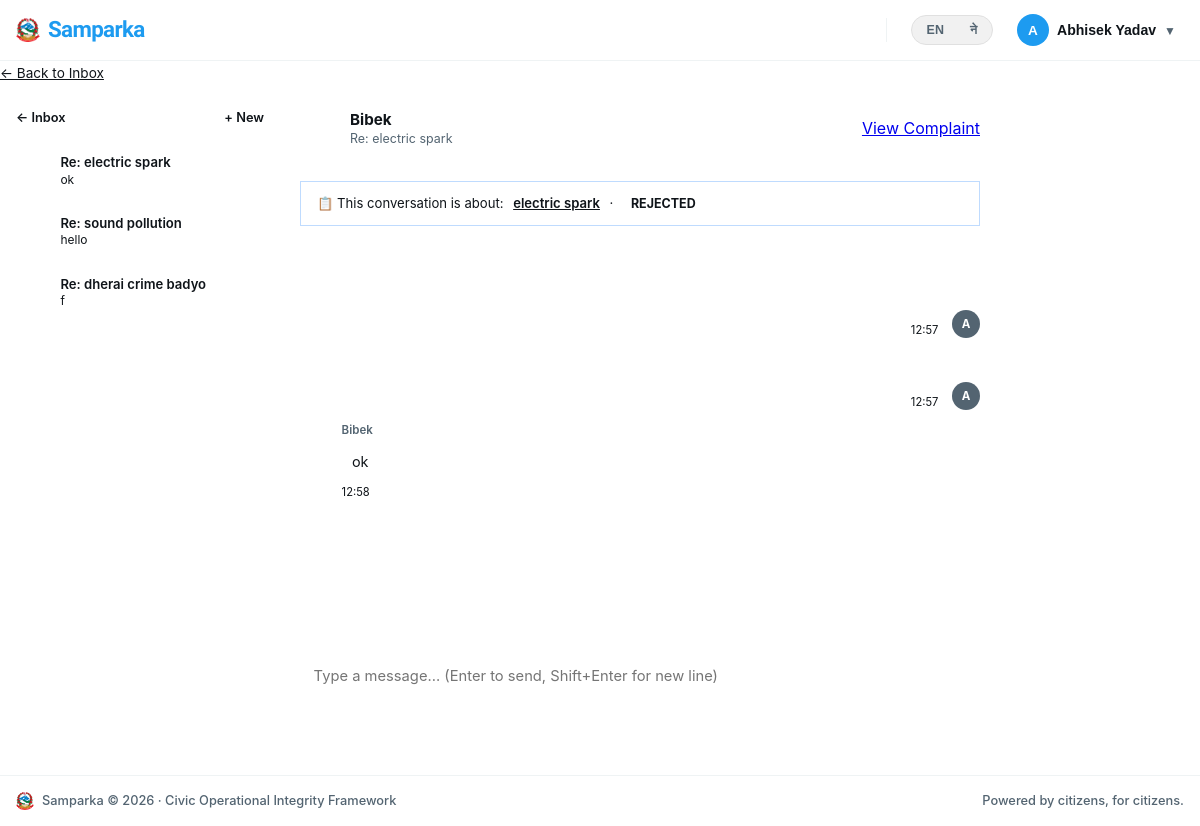
Screenshot of /messages/4/ (signed in) with the database file from the repository.
### accounts/models.py (models this page shows, shortened)
class User(AbstractUser):
    avatar = models.ImageField(upload_to='avatars/', null=True, blank=True)
    bio = models.TextField(max_length=300, blank=True)
    district = models.CharField(max_length=100, blank=True)
    ward = models.CharField(max_length=100, blank=True)
    phone = models.CharField(max_length=15, blank=True)
    is_verified = models.BooleanField(default=False)
    role = models.CharField(          # ← now inside the class
        max_length=20,
        choices=ROLE_CHOICES,
        default="user"
    )
    @property
    def display_name(self):
        if self.first_name:
            return f"{self.first_name} {self.last_name}".strip()
        return self.username

### messaging/models.py (models this page shows, shortened)
class Conversation(models.Model):
    participant_citizen = models.ForeignKey(
        settings.AUTH_USER_MODEL,
        on_delete=models.CASCADE,
        related_name='citizen_conversations'
    )
    participant_staff = models.ForeignKey(
        settings.AUTH_USER_MODEL,
        on_delete=models.CASCADE,
        related_name='staff_conversations'
    )
    complaint = models.ForeignKey(
        'complaints.Complaint',
        on_delete=models.SET_NULL,
        null=True, blank=True,
        related_name='conversations'
    )
    subject = models.CharField(max_length=200, blank=True)
    is_closed = models.BooleanField(default=False)
    created_at = models.DateTimeField(auto_now_add=True)
    updated_at = models.DateTimeField(auto_now=True)
    class Meta:
        ordering = ['-updated_at']
    def get_other_participant(self, user):
        if user == self.participant_citizen:
            return self.participant_staff
        return self.participant_citizen
    def last_message(self):
        return self.messages.order_by('-created_at').first()

class Message(models.Model):
    conversation = models.ForeignKey(
        Conversation,
        on_delete=models.CASCADE,
        related_name='messages'
    )
    sender = models.ForeignKey(
        settings.AUTH_USER_MODEL,
        on_delete=models.CASCADE,
        related_name='sent_messages'
    )
    body = models.TextField(max_length=2000)
    is_read = models.BooleanField(default=False)
    created_at = models.DateTimeField(auto_now_add=True)
    class Meta:
        ordering = ['created_at']

### complaints/models.py (models this page shows, shortened)
class Complaint(models.Model):
    STATUS_PENDING = 'pending'
    STATUS_VERIFIED = 'verified'
    STATUS_IN_PROGRESS = 'in_progress'
    STATUS_SOLVED = 'solved'
    STATUS_REJECTED = 'rejected'
    STATUS_CHOICES = [
        (STATUS_PENDING, _('Pending')),
        (STATUS_VERIFIED, _('Verified')),
        (STATUS_IN_PROGRESS, _('In Progress')),
        (STATUS_SOLVED, _('Solved')),
        (STATUS_REJECTED, _('Rejected')),
    ]
    STATUS_COLORS = {
        STATUS_PENDING: '#F59E0B',
        STATUS_VERIFIED: '#3B82F6',
        STATUS_IN_PROGRESS: '#8B5CF6',
        STATUS_SOLVED: '#10B981',
        STATUS_REJECTED: '#EF4444',
    }
    PRIORITY_CHOICES = [
        ('low', _('Low')),
        ('medium', _('Medium')),
        ('high', _('High')),
        ('urgent', _('Urgent')),
    ]
    priority = models.CharField(max_length=10, choices=PRIORITY_CHOICES, default='medium')
    due_date = models.DateField(null=True, blank=True)
    author = models.ForeignKey(settings.AUTH_USER_MODEL, on_delete=models.CASCADE, related_name='complaints')
    department = models.ForeignKey(Department, on_delete=models.SET_NULL, null=True, related_name='complaints')
    title = models.CharField(max_length=200)
    description = models.TextField()
    status = models.CharField(max_length=20, choices=STATUS_CHOICES, default=STATUS_PENDING)
    location_name = models.CharField(max_length=200, blank=True, help_text='Human readable location name')
    latitude = models.DecimalField(max_digits=9, decimal_places=6, null=True, blank=True)
    longitude = models.DecimalField(max_digits=9, decimal_places=6, null=True, blank=True)
    upvotes = models.ManyToManyField(settings.AUTH_USER_MODEL, through='Vote', related_name='voted_complaints', blank=True)
    view_count = models.PositiveIntegerField(default=0)
    admin_note = models.TextField(blank=True, help_text='Internal note from admin (not shown to public)')
    is_anonymous = models.BooleanField(default=False)
    created_at = models.DateTimeField(auto_now_add=True)
    updated_at = models.DateTimeField(auto_now=True)
    class Meta:
        ordering = ['-created_at']
    def get_absolute_url(self):
        return reverse('complaints:detail', kwargs={'pk': self.pk})

### messaging/views.py (the view)
# urls.py: path('<int:pk>/', views.conversation_detail, name='conversation'),
@login_required
def conversation_detail(request, pk):
    user = request.user
    conv = get_object_or_404(Conversation, pk=pk)
    if conv.participant_citizen != user and conv.participant_staff != user and not (user.is_superuser or _is_dept_admin(user)):
        django_messages.error(request, _('You do not have access to this conversation.'))
        return redirect('messaging:inbox')
    conv.messages.filter(is_read=False).exclude(sender=user).update(is_read=True)
    msg_form = MessageForm()
    all_messages = conv.messages.select_related('sender').order_by('created_at')
    return render(request, 'messaging/conversation.html', {
        'conv': conv,
        'msg_form': msg_form,
        'all_messages': all_messages,
        'other_user': conv.get_other_participant(user),
    })

### messaging/templates/messaging/conversation.html (shortened to what this page needs)
{% extends 'base.html' %}
{% load humanize %}
{% block content %}
<div class="container" style="max-width: 1000px;">
  <div style="margin-bottom: 0.75rem;">
    <a href="{% url 'messaging:inbox' %}" style="font-size: 0.85rem; color: var(--brand);">← Back to Inbox</a>
  </div>
  <div class="conv-layout">
    <div class="conv-sidebar">
      <div class="conv-sidebar-header">
        <a href="{% url 'messaging:inbox' %}">← Inbox</a>
        {% if not request.user.is_staff %}
        <a href="{% url 'messaging:start' %}" style="margin-left:auto;">+ New</a>
        {% endif %}
      </div>
      <div class="conv-list-scroll">
        {% for c in request.user.citizen_conversations.all|dictsortreversed:"updated_at" %}
        <a href="{% url 'messaging:conversation' pk=c.pk %}" class="conv-list-item {% if c.pk == conv.pk %}active{% endif %}">
          <div class="cli-avatar">{{ c.participant_staff.username|first|upper }}</div>
          <div class="cli-body">
            <div class="cli-name">{{ c.subject|default:"No subject"|truncatechars:22 }}</div>
            {% with lm=c.last_message %}{% if lm %}<div class="cli-preview">{{ lm.body }}</div>{% endif %}{% endwith %}
          </div>
        </a>
        {% endfor %}
      </div>
    </div>
    <div class="chat-area">
      <div class="chat-topbar">
        <div class="chat-topbar-avatar">{{ other_user.username|first|upper }}</div>
        <div class="chat-topbar-info">
          <div class="chat-topbar-name">{{ other_user.display_name }}</div>
          <div class="chat-topbar-sub">
            {{ conv.subject|default:"No subject" }}
          </div>
        </div>
        <div class="chat-topbar-actions">
          {% if conv.complaint %}
          <a href="{{ conv.complaint.get_absolute_url }}" class="btn btn-ghost btn-sm">View Complaint</a>
          {% endif %}
        </div>
      </div>
      <div class="chat-messages-wrap" id="chat-messages">
        {% if conv.complaint %}
        <div class="complaint-context">
          📋 This conversation is about:
          <a href="{{ conv.complaint.get_absolute_url }}">{{ conv.complaint.title }}</a>
          &middot; <span class="status-badge status-{{ conv.complaint.status }}" style="font-size:0.7rem; padding:0.15rem 0.5rem;">{{ conv.complaint.get_status_display }}</span>
        </div>
        {% endif %}
        {% regroup all_messages by created_at|date:"Y-m-d" as day_groups %}
        {% for day in day_groups %}
        <div class="date-divider">{{ day.grouper|date:"F d, Y" }}</div>
        {% for msg in day.list %}
        {% if msg.sender == request.user %}
        <div class="msg-group self" data-msg-id="{{ msg.pk }}">
          <div class="msg-avatar-sm">{{ request.user.username|first|upper }}</div>
          <div class="msg-content">
            <div class="msg-bubble">{{ msg.body }}</div>
            <div class="msg-time">{{ msg.created_at|time:"H:i" }}</div>
          </div>
        </div>
        {% else %}
        <div class="msg-group other" data-msg-id="{{ msg.pk }}">
          <div class="msg-avatar-sm">{{ msg.sender.username|first|upper }}</div>
          <div class="msg-content">
            <div class="msg-sender-name">{{ msg.sender.display_name }}</div>
            <div class="msg-bubble">{{ msg.body }}</div>
            <div class="msg-time">{{ msg.created_at|time:"H:i" }}</div>
          </div>
        </div>
        {% endif %}
        {% endfor %}
        {% endfor %}
      </div>
      {% if not conv.is_closed %}
      <div class="chat-input-wrap">
        <div class="chat-input-row">
          <textarea id="msg-input" class="msg-input" placeholder="Type a message... (Enter to send, Shift+Enter for new line)" rows="1"></textarea>
          <button id="send-btn" class="send-btn" title="Send">➤</button>
        </div>
      </div>
      {% else %}
      <div class="chat-input-wrap" style="text-align:center; color:var(--text-muted); font-size:0.88rem; padding: 1rem;">
        This conversation is closed. {% if request.user.is_staff %}<a href="#" onclick="document.querySelector('[action*=reopen]').submit()">Reopen</a> to reply.{% endif %}
      </div>
      {% endif %}
    </div>
  </div>
</div>
{% endblock %}

### templates/base.html (shortened to what this page needs)
<!DOCTYPE html>
<html lang="{{ LANGUAGE_CODE }}">
<head>
  {% load static %}
  {% load i18n %}
  <link rel="stylesheet" href="https://unpkg.com/leaflet@1.9.4/dist/leaflet.css" />
  <link rel="stylesheet" href="{% static 'css/main.css' %}?v=105" />
  <link rel="stylesheet" href="{% static 'css/footer.css' %}?v=105" />
</head>
<body>
{% get_current_language as CURRENT_LANGUAGE %}
<div class="x-app-wrapper" style="display: flex; flex-direction: column; min-height: 100vh;">
  <header class="x-global-header">
    <div class="x-header-inner">
<a href="{% url 'complaints:feed' %}" class="x-header-brand" style="text-decoration: none; display: flex; align-items: center; gap: 8px;">
  <img src="/media/complaints/images/nepal-emblem.png" alt="{% trans 'Nepal Emblem' %}" width="24" height="24" style="object-fit: contain;">
  <span class="x-brand-text" style="font-family: 'Sora', sans-serif; font-weight: 800; font-size: 1.4rem; letter-spacing: -0.03em; color: var(--accent-blue, #1d9bf0);">
    {% if CURRENT_LANGUAGE == 'ne' %}सम्पर्क{% else %}Samparka{% endif %}
  </span>
</a>
      <div class="x-header-links">
        <div class="x-header-actions-group">
          <form action="{% url 'set_language' %}" method="post" class="lang-switch" id="lang-form-auth">
  <input type="hidden" name="language" id="lang-input-auth" value="{% get_current_language as CURRENT_LANGUAGE %}{{ CURRENT_LANGUAGE }}">
  <div class="lang-toggle">
    <button type="button" class="lang-option {% if CURRENT_LANGUAGE == 'en' %}active{% endif %}" onclick="switchLanguage(this, 'en')">EN</button>
    <button type="button" class="lang-option {% if CURRENT_LANGUAGE == 'ne' %}active{% endif %}" onclick="switchLanguage(this, 'ne')">ने</button>
  </div>
</form>
          {% if user.is_authenticated %}
            <div class="nav-user-menu">
              <button class="nav-user-btn" onclick="toggleUserMenu(this, event)" style="background: none; border: none; display: flex; align-items: center; gap: 8px; cursor: pointer; padding: 4px 8px; border-radius: 999px; transition: background 0.2s;" onmouseover="this.style.background='var(--bg-subtle)'" onmouseout="this.style.background='none'">
                {% if user.avatar %}
                  <img src="{{ user.avatar.url }}" alt="{{ user.username }}" style="width: 32px; height: 32px; border-radius: 50%; object-fit: cover; border: 1px solid var(--border-color);" />
                {% else %}
                  <span style="width: 32px; height: 32px; border-radius: 50%; background: var(--accent-blue, #1d9bf0); display: inline-flex; align-items: center; justify-content: center; font-weight: 800; color: #ffffff; font-size: 0.85rem;">{{ user.username|first|upper }}</span>
                {% endif %}
                <span class="nav-username" style="font-weight: 700; font-size: 0.88rem; color: var(--text-main, #0f1419); max-width: 110px; overflow: hidden; text-overflow: ellipsis; white-space: nowrap;">{{ user.display_name }}</span>
                <span style="font-size: 0.75rem; color: var(--text-muted); padding-top: 2px;">▼</span>
              </button>
            </div>
          {% endif %}
        </div>
      </div>
    </div>
  </header>
  <main class="main-content" style="flex: 1 0 auto; display: flex; flex-direction: column;">
    {% block content %}{% endblock %}
  </main>
  <footer class="footer" style="background-color: #ffffff; border-top: 1px solid var(--border-color, #eff3f4); padding: 16px 0; flex-shrink: 0;">
    <div class="container footer-inner" style="max-width: 1250px; margin: 0 auto; padding: 0 16px; display: flex; align-items: center; justify-content: space-between; font-size: 0.8rem; color: var(--text-muted, #536471);">
      <div style="display: flex; align-items: center; gap: 8px;">
        <img src="/media/complaints/images/nepal-emblem.png" alt="{% trans 'Nepal Emblem' %}" width="18" height="18" style="object-fit: contain;">
        <span style="font-weight: 500;">Samparka &copy; 2026 &middot; {% trans "Civic Operational Integrity Framework" %}</span>
      </div>
      <div style="font-weight: 500;">{% trans "Powered by citizens, for citizens." %}</div>
    </div>
  </footer>
</div>
</body>
</html>

### rows the page displays
User: username|first "A", display_name "Abhisek Yadav", user.username|first "A"
Conversation: subject "Re: electric spark", last_message.body "ok", complaint "electric spark", complaint.status "REJECTED"
Conversation: subject "Re: sound pollution", last_message.body "hello"
Conversation: subject "Re: dherai crime badyo", last_message.body "f"
User: display_name "Bibek"
Message: created_at "12:57"
Message: created_at "12:57"
Message: sender.display_name "Bibek", body "ok", created_at "12:58"
